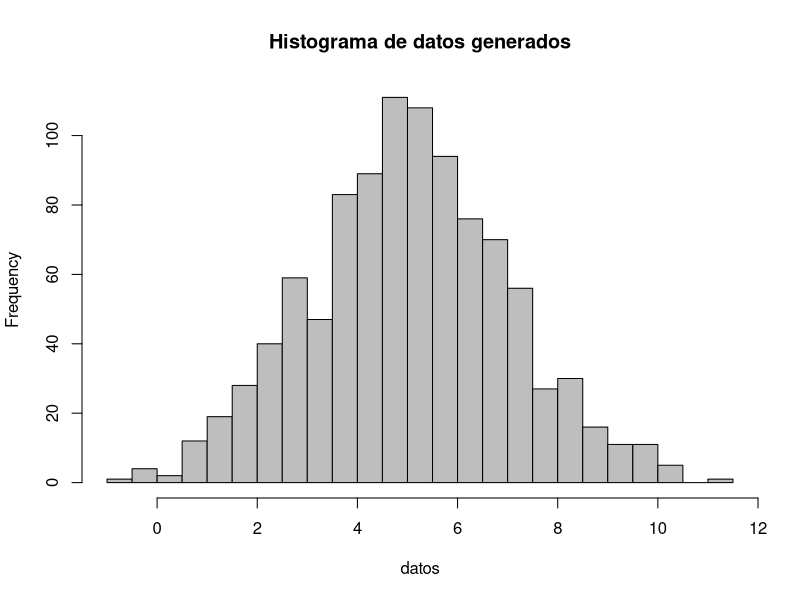
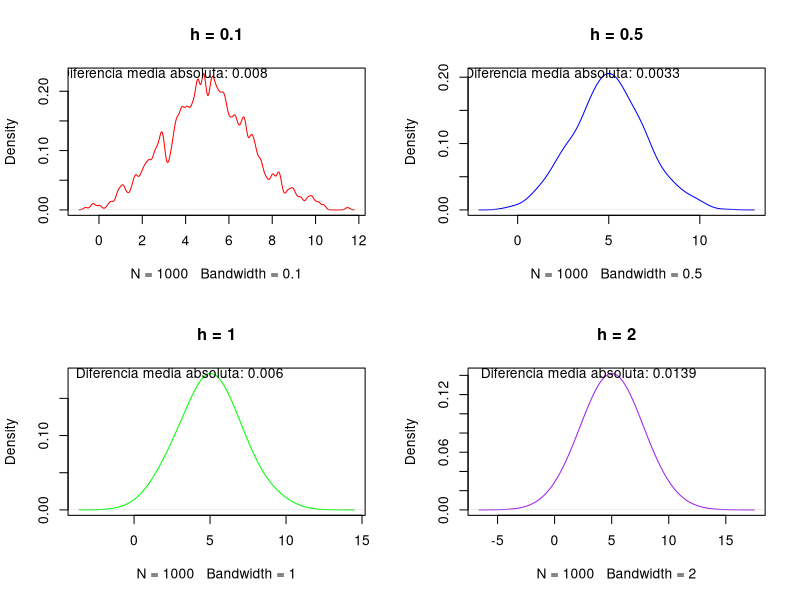

Write the R code that produced these figures, in order.
# Paso 1: Generar una cantidad de números aleatorios con una densidad f de tu
#elección (en este caso, una distribución normal)

set.seed(123) # para reproducibilidad de los resultados
datos <- rnorm(1000, mean = 5, sd = 2)

# Paso 2: Graficar el histograma de los datos generados
hist(datos, breaks = 20, col = "gray", main = "Histograma de datos generados")

# Paso 3: Estimar una densidad que modele los datos generados utilizando
#diferentes valores de h y calcular la diferencia entre los valores de la 
#densidad teórica y los estimados

valores_h <- c(0.1, 0.5, 1, 2)
# diferentes valores de h
colores <- c("red", "blue", "green", "purple") # para distinguir las curvas en 
#la gráfica final

par(mfrow = c(2,2)) # para graficar los cuatro histogramas en una misma ventana
for (i in 1:length(valores_h)) {
  densidad_estimada <- density(datos, bw = valores_h[i], kernel = "gaussian") 
  # estimar la densidad
  plot(densidad_estimada, col = colores[i], main = paste0("h = ", valores_h[i])) 
  # graficar la densidad estimada
  densidad_teorica <- dnorm(densidad_estimada$x, mean = mean(datos), sd = 
                              sd(datos)) 
  # calcular la densidad teórica en los mismos puntos que la estimada
  metrica <- mean(abs(densidad_teorica - densidad_estimada$y)) 
  # calcular la diferencia media absoluta entre la densidad teórica y la estimada
  text(3, max(densidad_estimada$y), paste0("Diferencia media absoluta: ", 
                                           round(metrica, 4)))
  # agregar la métrica en la gráfica
}









